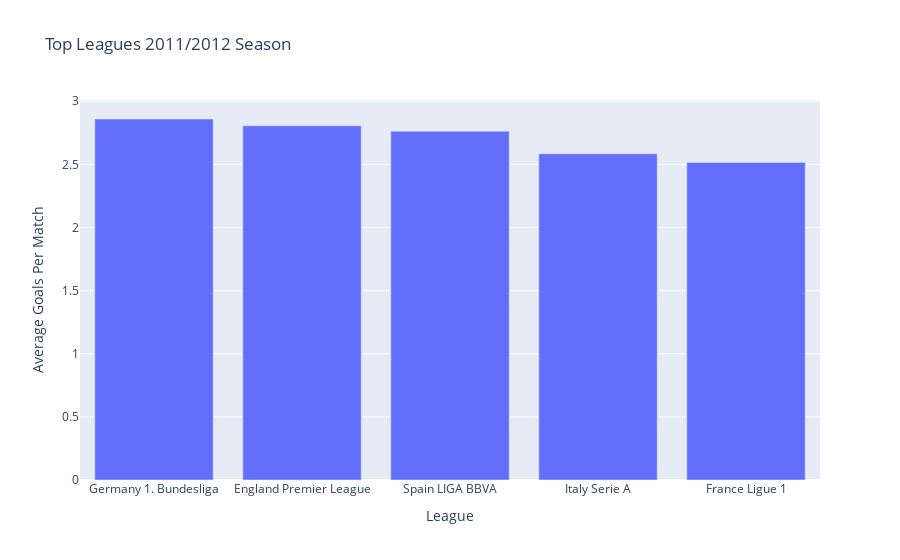

Write notebook code for a chart like this one.
### Code cell
season_11_12 = season_11_12.sort_values(['avg_goals_per_match'], ascending=False)[['league_name','avg_goals_per_match','avg_home_goals','avg_away_goals']].copy()
fig = px.bar(season_11_12 , x='league_name' , y='avg_goals_per_match', title='Top Leagues 2011/2012 Season')
fig.update_xaxes(title_text='League')
fig.update_yaxes(title_text='Average Goals Per Match')

fig.show()

### Figure 1 — Plotly figure (JSON) as saved in the notebook; plotly's stock layout.template omitted (floating-point values rounded to 4 significant figures)
{"data": [{"alignmentgroup": "True", "hovertemplate": "league_name=%{x}<br>avg_goals_per_match=%{y}<extra></extra>", "legendgroup": "", "marker": {"color": "#636efa", "pattern": {"shape": ""}}, "name": "", "offsetgroup": "", "orientation": "v", "showlegend": false, "textposition": "auto", "type": "bar", "x": ["Germany 1. Bundesliga", "England Premier League", "Spain LIGA BBVA", "Italy Serie A", "France Ligue 1"], "xaxis": "x", "y": [2.859, 2.805, 2.763, 2.584, 2.516], "yaxis": "y"}], "layout": {"barmode": "relative", "legend": {"tracegroupgap": 0}, "title": {"text": "Top Leagues 2011/2012 Season"}, "xaxis": {"anchor": "y", "domain": [0, 1], "title": {"text": "League"}}, "yaxis": {"anchor": "x", "domain": [0, 1], "title": {"text": "Average Goals Per Match"}}}}
